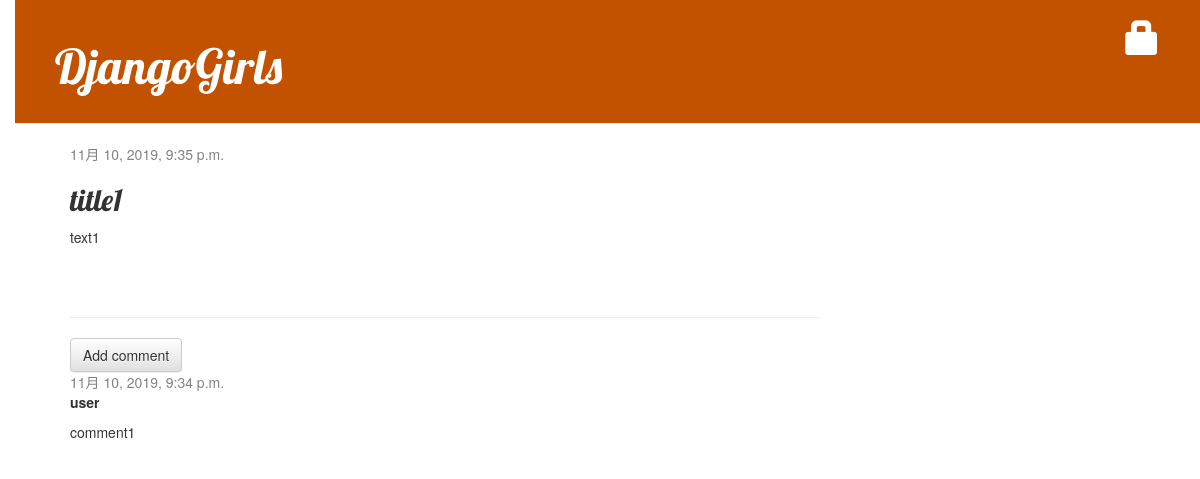
The app's page /post/1/ with its own data.
### blog/models.py (models this page shows, shortened)
class Post(models.Model):
	author = models.ForeignKey(settings.AUTH_USER_MODEL,on_delete=models.CASCADE)
	title = models.CharField(max_length=200)
	text = models.TextField()
	created_date = models.DateTimeField(default=timezone.now)
	published_date = models.DateTimeField(blank=True, null=True)

class Comment(models.Model):
    post = models.ForeignKey('blog.Post', on_delete=models.CASCADE, related_name='comments')
    author = models.CharField(max_length=200)
    text = models.TextField()
    created_date = models.DateTimeField(default=timezone.now)
    approved_comment = models.BooleanField(default=False)

### blog/views.py (the view)
# urls.py: path('post/<int:pk>/',views.post_detail, name = 'post_detail'),
def post_detail(request, pk):
	post = get_object_or_404(Post,pk=pk)
	return render(request,'blog/post_detail.html',{'post': post})

### blog/templates/blog/post_detail.html (shortened to what this page needs)
{% extends 'blog/base.html' %}
{% block content %}
    <div class="post">
		{% if post.published_date %}
			<div class="date">
				{{ post.published_date }}
			</div>
		{% else %}
			<a class="btn btn-default" href="{% url 'post_publish' pk=post.pk %}">Publish</a>
		{% endif %}
		<h2>{{ post.title }}</h2>
        <p>{{ post.text|linebreaksbr }}</p>
	</div>
	<hr>
	<a class="btn btn-default" href="{% url 'add_comment_to_post' pk=post.pk %}">Add comment</a>
	{% for comment in post.comments.all %}
		{% if user.is_authenticated or comment.approved_comment %}
    	<div class="comment">
        	<div class="date">
            	{{ comment.created_date }}
        	</div>
        	<strong>{{ comment.author }}</strong>
        	<p>{{ comment.text|linebreaks }}</p>
    	</div>
    	{% endif %}
	{% empty %}
    	<p>No comments here yet :(</p>
	{% endfor %}
{% endblock %}

### blog/static/css/blog.css (style rules this page uses)
body { padding-left: 15px; }
h1, h2, h3, h4 { font-family: 'Lobster', cursive; }
.date { color: #828282; }
.post { margin-bottom: 70px; }
.comment { margin: 20px opx 20px 20px; }

### records on screen
Post: published_date "11月 10, 2019, 9:35 p.m.", title "title1", text "text1"
Comment: created_date "11月 10, 2019, 9:34 p.m.", author "user", text "comment1"
